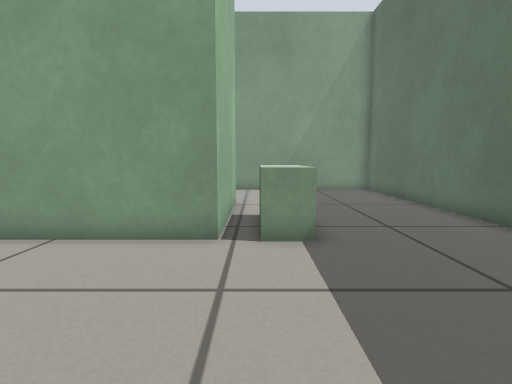
View 1 (above)

14 first-person views from a walk through a robot-simulator world made for Gazebo. The camera is 0.44 m above the floor, tilts 6° down and sees 80° across. The floor is counted in squares, 0.25 m on a side. Each view is taken from the middle of a square. On the plan, view 1 faces up. The plan holds only what a view shows up to about 16 squares ahead; the rest is blank. Some stock models are drawn as simple stand-ins.

View 2
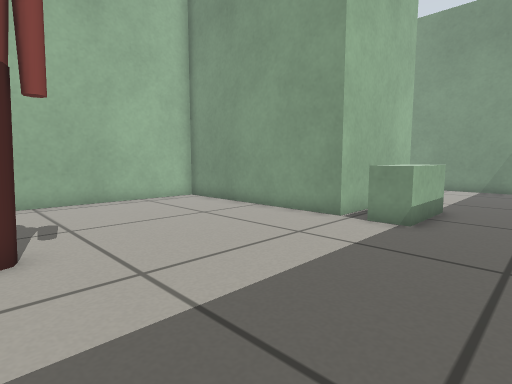

View 3
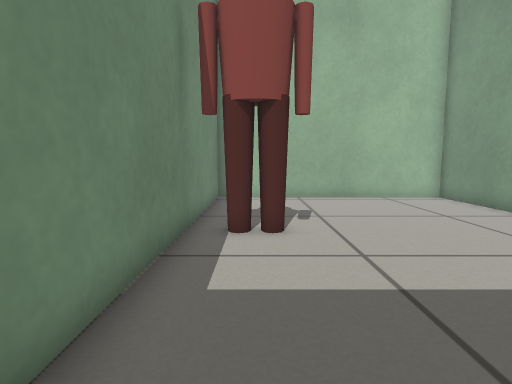

View 4
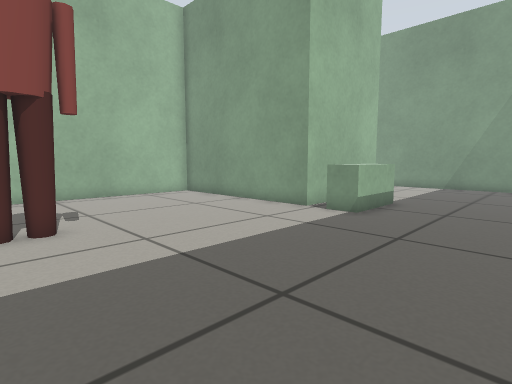

View 5
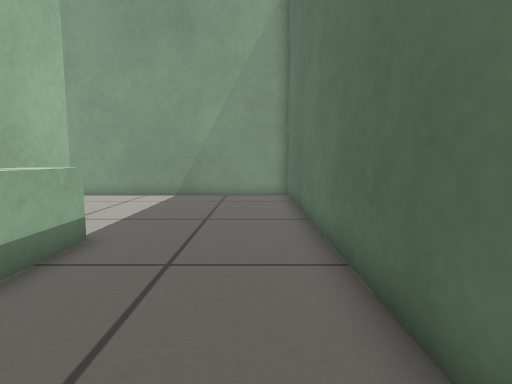

View 6
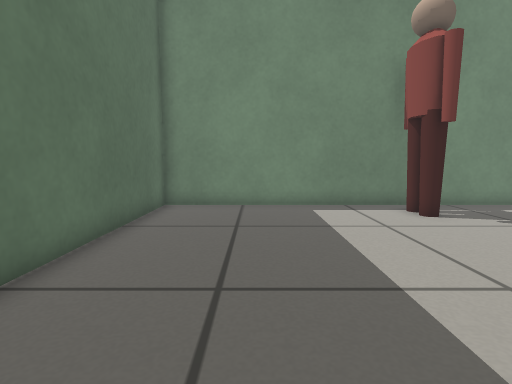

View 7
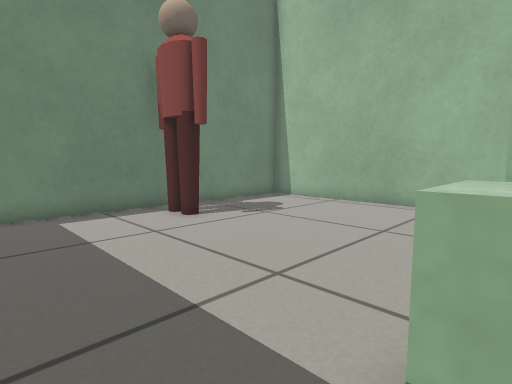

View 8
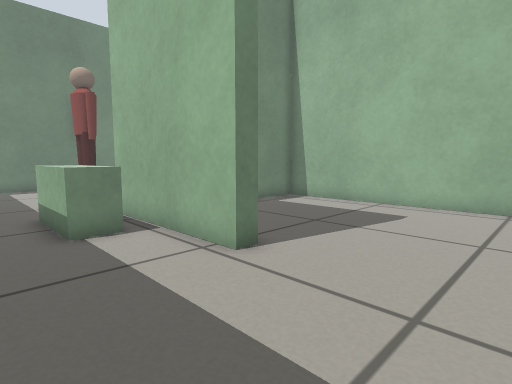

View 9
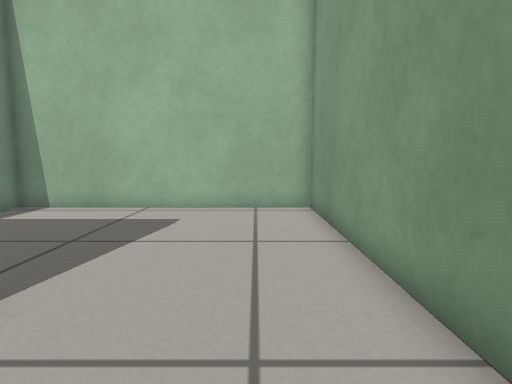

View 10
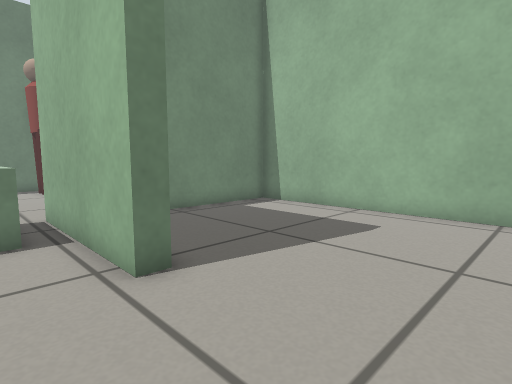

View 11
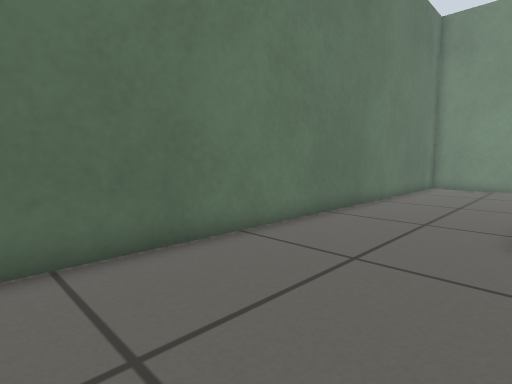

View 12
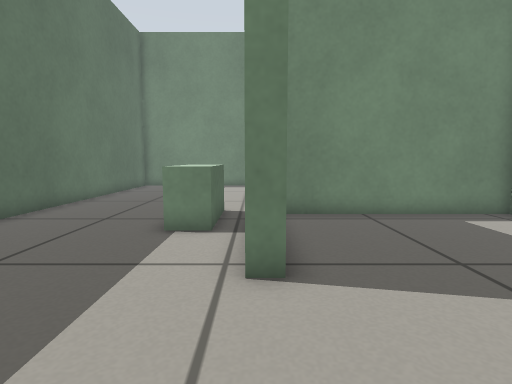

View 13
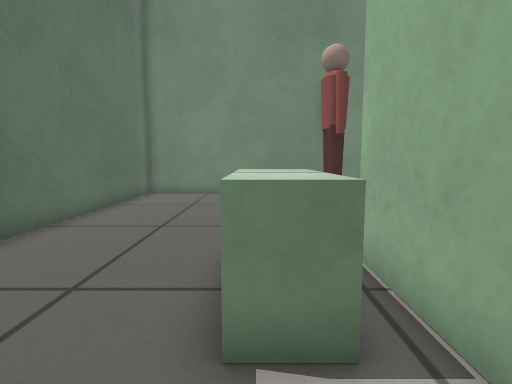

View 14
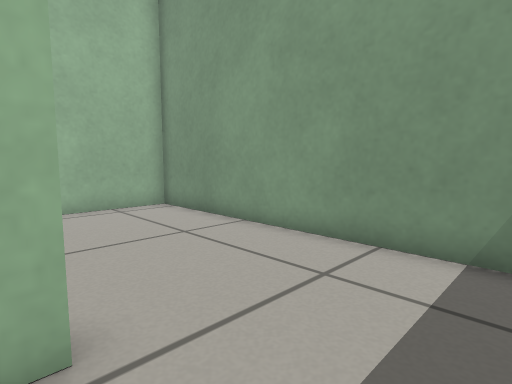

### Floor plan
Ten units are one square. View 1 is at (0, 0); x grows to the right and y downward. Boxes are objects, and circles mark ways between rooms. Rooms are numbered by the first view taken in them; rooms with no view inside come last. Other rooms are left out.
<svg viewBox="-97 -185 168 228">
<path fill="none" stroke="#000" d="M-8 -126 -8 -66 -92 -66 -92 38 66 38 66 -180 -6 -180M1 -95 13 -95 13 -66 1 -66M-15 -126 -8 -126M-6 -180 -92 -180 -92 -72 -19 -72"/>
<rect x="-35" y="5" width="20" height="30" fill="#bbb"><title>person</title></rect>
<circle cx="-10" cy="-150" r="3" fill="#2a7"/>
<text x="0" y="-50">1</text>
<text x="-50" y="-130">2</text>
</svg>
Room 1 opens to room 2.

Where each view was taken, in squares from view 1:
view 1: 0 up, 0 right, facing up
view 2: 2 down, 4 right, facing up-left
view 3: 2 down, 5 right, facing left
view 4: 3 down, 6 right, facing up-left
view 5: 3 up, 5 right, facing up
view 6: 8 up, 3 right, facing down
view 7: 7 up, 3 right, facing down-left
view 8: 17 up, 3 right, facing down-left
view 9: 16 up, 2 right, facing left
view 10: 17 up, 1 right, facing down-left
view 11: 17 up, 1 right, facing down-right
view 12: 17 up, 1 left, facing down
view 13: 12 up, 1 right, facing down
view 14: 12 up, 2 right, facing up-left
